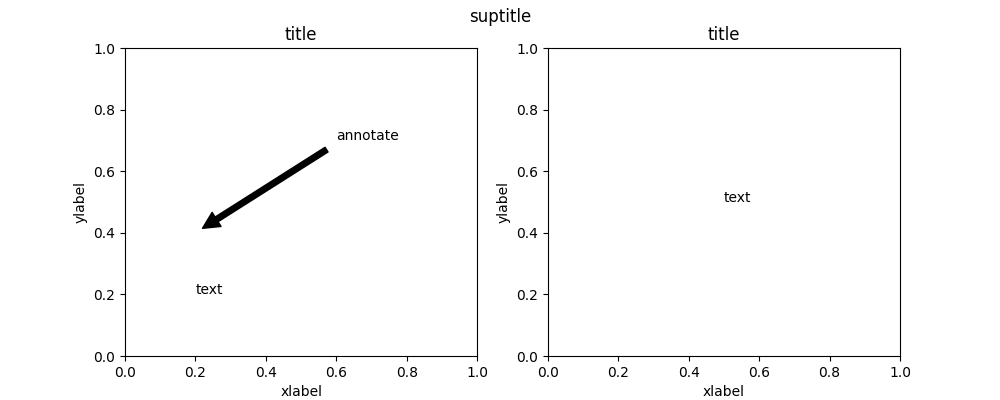

Write Python code to recreate this figure.
import matplotlib.pyplot as plt
plt.figure(figsize=(10,4))
plt.figtext(0.5, -0.1, 'figtext')
plt.suptitle('suptitle')
plt.subplot(121)
plt.title('title')
plt.xlabel('xlabel')
plt.ylabel('ylabel')
plt.text(0.2, 0.2, 'text')
plt.annotate('annotate', xy=(0.2, 0.4), xytext=(0.6, 0.7), 
arrowprops=dict(facecolor='black', shrink=0.05))
plt.subplot(122)
plt.title('title')
plt.xlabel('xlabel')
plt.ylabel('ylabel')
plt.text(0.5, 0.5, 'text')
plt.show()
